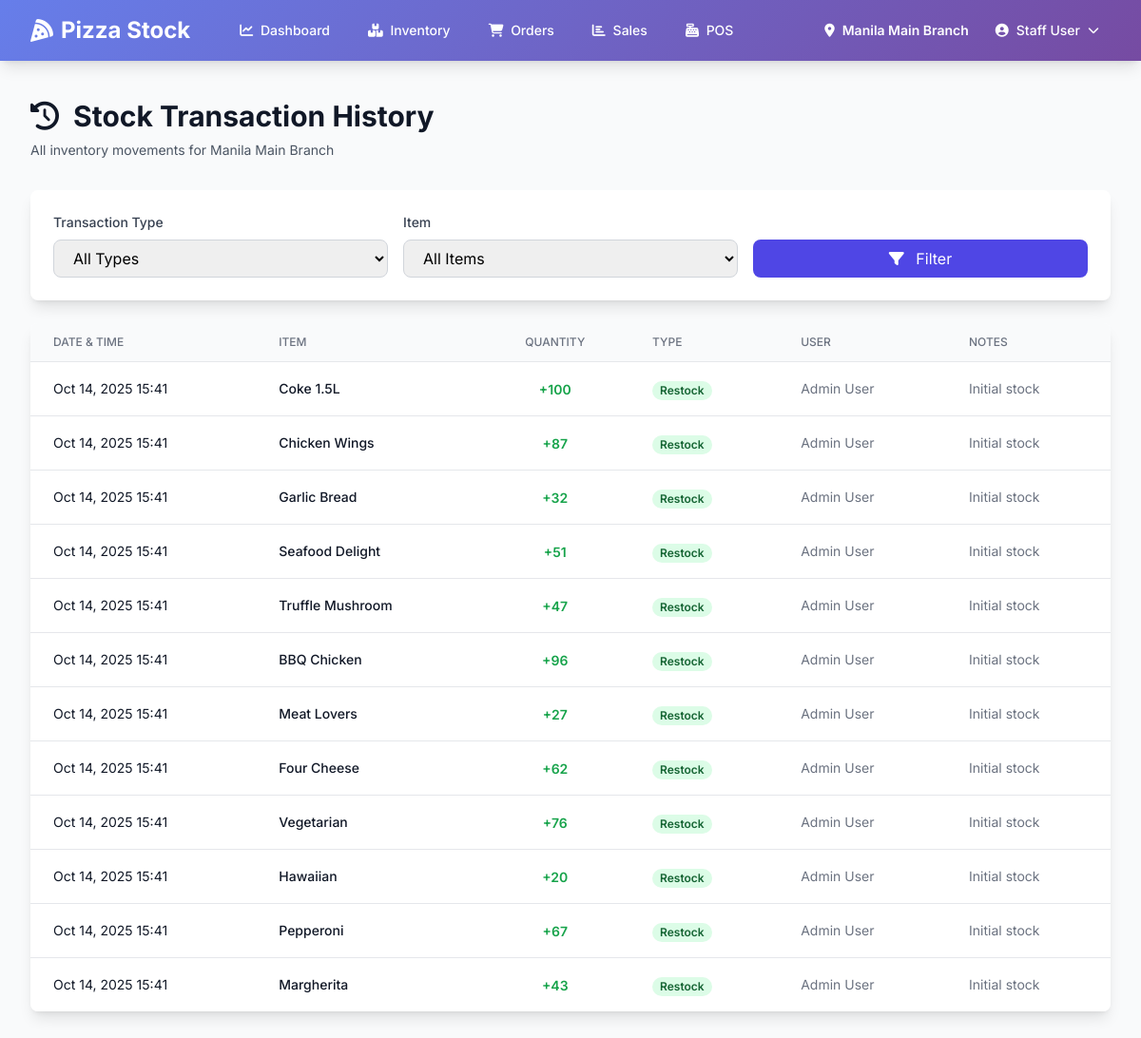
Before: /inventory/transactions/ (signed in) with the older database file.
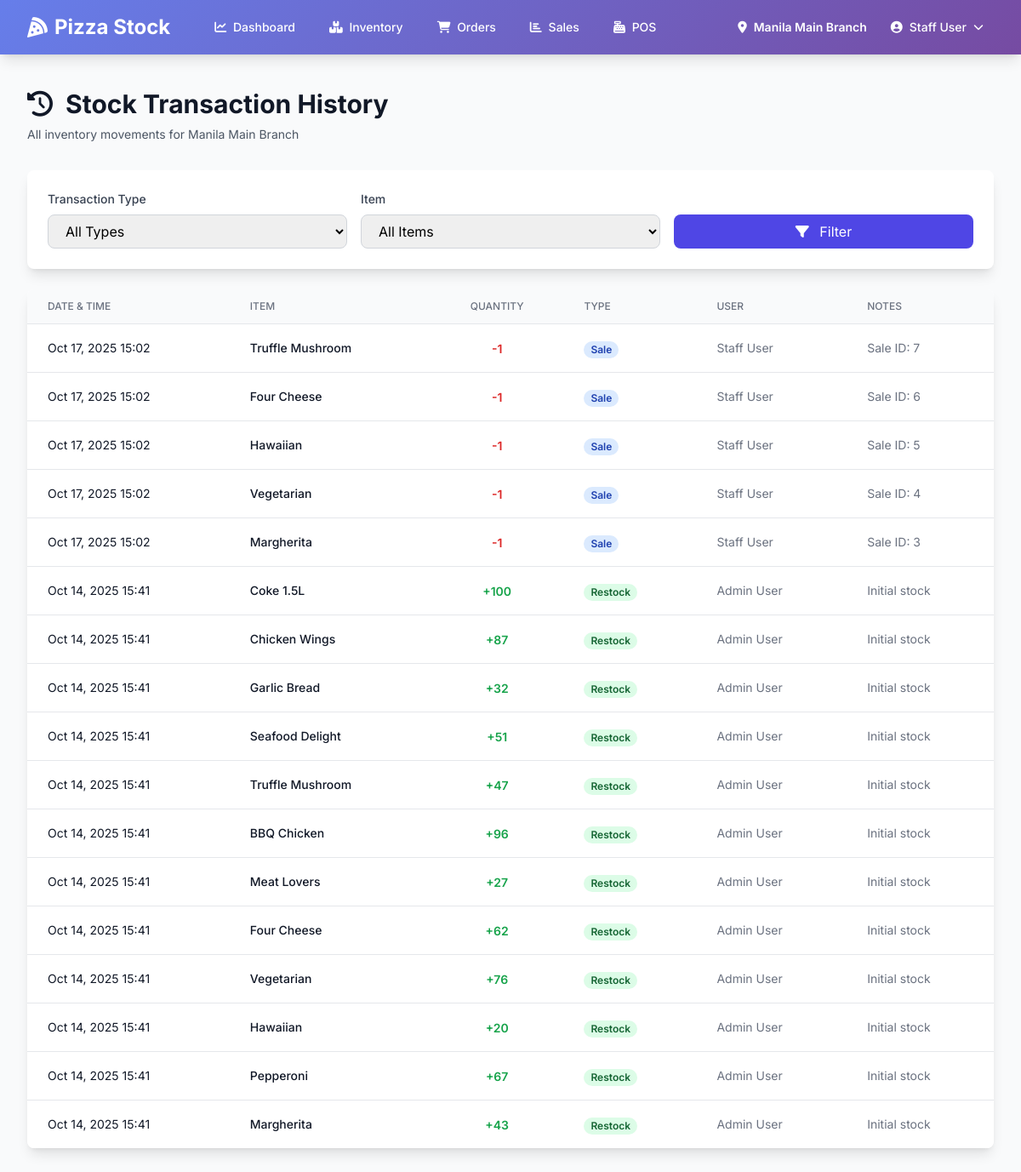
After: the same page with the newer database file.
### inventory/models.py (models this page shows, shortened)
class Branch(models.Model):
    name = models.CharField(max_length=100)
    code = models.CharField(max_length=20, unique=True)
    address = models.TextField()
    phone = models.CharField(max_length=20)
    is_active = models.BooleanField(default=True)
    qr_code = models.ImageField(upload_to='qr_codes/', blank=True, null=True)
    created_at = models.DateTimeField(auto_now_add=True)
    class Meta:
        ordering = ['name']
        verbose_name_plural = 'Branches'

class StockTransaction(models.Model):
    TRANSACTION_TYPES = [
        ('restock', 'Restock'),
        ('sale', 'Sale'),
        ('transfer', 'Transfer'),
        ('waste', 'Waste'),
        ('adjustment', 'Adjustment'),
    ]
    branch = models.ForeignKey(Branch, on_delete=models.CASCADE, related_name='transactions')
    sku = models.ForeignKey(SKU, on_delete=models.CASCADE, related_name='transactions')
    quantity = models.IntegerField()  # Can be negative for deductions
    transaction_type = models.CharField(max_length=20, choices=TRANSACTION_TYPES)
    notes = models.TextField(blank=True)
    user = models.ForeignKey('users.User', on_delete=models.SET_NULL, null=True, blank=True)
    created_at = models.DateTimeField(auto_now_add=True)
    class Meta:
        ordering = ['-created_at']

class SKU(models.Model):
    name = models.CharField(max_length=100)
    description = models.TextField(blank=True)
    category = models.ForeignKey(Category, on_delete=models.CASCADE, related_name='skus')
    price = models.DecimalField(max_digits=8, decimal_places=2, validators=[MinValueValidator(Decimal('0.01'))])
    image = models.ImageField(upload_to='sku_images/', blank=True, null=True)
    is_active = models.BooleanField(default=True)
    created_at = models.DateTimeField(auto_now_add=True)
    updated_at = models.DateTimeField(auto_now=True)
    class Meta:
        ordering = ['category', 'name']
        verbose_name = 'SKU'
        verbose_name_plural = 'SKUs'

### users/models.py (models this page shows, shortened)
class User(AbstractUser):
    ROLE_CHOICES = [
        ('admin', 'Admin'),
        ('manager', 'Manager'),
        ('staff', 'Staff'),
    ]
    role = models.CharField(max_length=20, choices=ROLE_CHOICES, default='staff')
    phone = models.CharField(max_length=20, blank=True)
    branches = models.ManyToManyField('inventory.Branch', related_name='users', blank=True)
    created_at = models.DateTimeField(auto_now_add=True)
    updated_at = models.DateTimeField(auto_now=True)
    class Meta:
        ordering = ['-date_joined']
    def get_full_name(self):
        return f"{self.first_name} {self.last_name}".strip()
    def is_admin(self):
        return self.role == 'admin' or self.is_superuser
    def is_manager(self):
        return self.role in ['admin', 'manager'] or self.is_superuser

### inventory/views.py (the view)
# urls.py: path("transactions/", views.transaction_history, name="transactions"),
@login_required
def transaction_history(request):
    branch = request.current_branch
    txn_type = request.GET.get('type', '')
    sku_id = request.GET.get('sku', '')
    transactions = StockTransaction.objects.filter(
        branch=branch
    ).select_related('sku', 'user')
    if txn_type:
        transactions = transactions.filter(transaction_type=txn_type)
    if sku_id:
        transactions = transactions.filter(sku_id=sku_id)
    paginator = Paginator(transactions, 30)
    page_number = request.GET.get('page')
    page_obj = paginator.get_page(page_number)
    skus = SKU.objects.filter(is_active=True).order_by('name')
    context = {
        'page_obj': page_obj,
        'skus': skus,
        'selected_type': txn_type,
        'selected_sku': sku_id,
        'transaction_types': StockTransaction.TRANSACTION_TYPES,
    }
    return render(request, 'inventory/transaction_history.html', context)

### templates/inventory/transaction_history.html (shortened to what this page needs)
{% extends 'base.html' %}
{% block content %}
<div class="max-w-7xl mx-auto px-4 sm:px-6 lg:px-8">
    <div class="mb-8">
        <h1 class="text-3xl font-bold text-gray-900">
            <i class="fas fa-history mr-2"></i>
            Stock Transaction History
        </h1>
        <p class="mt-2 text-sm text-gray-600">All inventory movements for {{ request.current_branch.name }}</p>
    </div>
    <div class="bg-white shadow-lg rounded-lg p-6 mb-6">
        <form method="GET" class="grid grid-cols-1 md:grid-cols-3 gap-4">
            <div>
                <label class="block text-sm font-medium text-gray-700 mb-2">Transaction Type</label>
                <select name="type" class="w-full px-4 py-2 border border-gray-300 rounded-lg focus:ring-2 focus:ring-indigo-500">
                    <option value="">All Types</option>
                </select>
            </div>
            <div>
                <label class="block text-sm font-medium text-gray-700 mb-2">Item</label>
                <select name="sku" class="w-full px-4 py-2 border border-gray-300 rounded-lg focus:ring-2 focus:ring-indigo-500">
                    <option value="">All Items</option>
                </select>
            </div>
            <div class="flex items-end">
                <button type="submit" class="w-full px-6 py-2 bg-indigo-600 text-white rounded-lg hover:bg-indigo-700">
                    <i class="fas fa-filter mr-2"></i> Filter
                </button>
            </div>
        </form>
    </div>
    <div class="bg-white shadow-lg rounded-lg overflow-hidden">
        <div class="overflow-x-auto">
            <table class="min-w-full divide-y divide-gray-200">
                <thead class="bg-gray-50">
                    <tr>
                        <th class="px-6 py-3 text-left text-xs font-medium text-gray-500 uppercase">Date & Time</th>
                        <th class="px-6 py-3 text-left text-xs font-medium text-gray-500 uppercase">Item</th>
                        <th class="px-6 py-3 text-center text-xs font-medium text-gray-500 uppercase">Quantity</th>
                        <th class="px-6 py-3 text-left text-xs font-medium text-gray-500 uppercase">Type</th>
                        <th class="px-6 py-3 text-left text-xs font-medium text-gray-500 uppercase">User</th>
                        <th class="px-6 py-3 text-left text-xs font-medium text-gray-500 uppercase">Notes</th>
                    </tr>
                </thead>
                <tbody class="bg-white divide-y divide-gray-200">
                    {% for txn in page_obj %}
                    <tr class="hover:bg-gray-50">
                        <td class="px-6 py-4 whitespace-nowrap text-sm text-gray-900">
                            {{ txn.created_at|date:"M d, Y H:i" }}
                        </td>
                        <td class="px-6 py-4 whitespace-nowrap text-sm font-medium text-gray-900">
                            {{ txn.sku.name }}
                        </td>
                        <td class="px-6 py-4 whitespace-nowrap text-center">
                            <span class="text-sm font-semibold {% if txn.quantity > 0 %}text-green-600{% else %}text-red-600{% endif %}">
                                {% if txn.quantity > 0 %}+{% endif %}{{ txn.quantity }}
                            </span>
                        </td>
                        <td class="px-6 py-4 whitespace-nowrap">
                            <span class="px-2 inline-flex text-xs leading-5 font-semibold rounded-full
                                {% if txn.transaction_type == 'restock' %}bg-green-100 text-green-800
                                {% elif txn.transaction_type == 'sale' %}bg-blue-100 text-blue-800
                                {% elif txn.transaction_type == 'waste' %}bg-red-100 text-red-800
                                {% elif txn.transaction_type == 'transfer' %}bg-purple-100 text-purple-800
                                {% else %}bg-gray-100 text-gray-800{% endif %}">
                                {{ txn.get_transaction_type_display }}
                            </span>
                        </td>
                        <td class="px-6 py-4 whitespace-nowrap text-sm text-gray-500">
                            {{ txn.user.get_full_name|default:txn.user.username|default:"System" }}
                        </td>
                        <td class="px-6 py-4 text-sm text-gray-500 max-w-xs truncate">
                            {{ txn.notes|default:"-" }}
                        </td>
                    </tr>
                    {% endfor %}
                </tbody>
            </table>
        </div>
    </div>
</div>
{% endblock %}

### templates/base.html (shortened to what this page needs)
<!DOCTYPE html>
<html lang="en" class="h-full bg-gray-50">
  <head>
    <script src="https://cdn.tailwindcss.com"></script>
    <link
      rel="stylesheet"
      href="https://cdnjs.cloudflare.com/ajax/libs/font-awesome/6.4.0/css/all.min.css"
    />
  </head>
  <body class="h-full">
    <div class="min-h-full">
      {% if user.is_authenticated %}
      <nav class="gradient-bg shadow-lg">
        <div class="mx-auto max-w-7xl px-4 sm:px-6 lg:px-8">
          <div class="flex h-16 justify-between items-center">
            <div class="flex items-center">
              <div class="flex-shrink-0">
                <h1 class="text-2xl font-bold text-white flex items-center">
                  <i class="fas fa-pizza-slice mr-2"></i>
                  Pizza Stock
                </h1>
              </div>
              <div class="hidden md:block ml-10">
                <div class="flex space-x-4">
                  <a
                    href="{% url 'reports:dashboard' %}"
                    class="text-white hover:bg-white hover:bg-opacity-20 px-3 py-2 rounded-md text-sm font-medium transition"
                  >
                    <i class="fas fa-chart-line mr-1"></i> Dashboard
                  </a>
                  <a
                    href="{% url 'inventory:dashboard' %}"
                    class="text-white hover:bg-white hover:bg-opacity-20 px-3 py-2 rounded-md text-sm font-medium transition"
                  >
                    <i class="fas fa-boxes mr-1"></i> Inventory
                  </a>
                  <a
                    href="{% url 'orders:dashboard' %}"
                    class="text-white hover:bg-white hover:bg-opacity-20 px-3 py-2 rounded-md text-sm font-medium transition"
                  >
                    <i class="fas fa-shopping-cart mr-1"></i> Orders
                  </a>
                  <a
                    href="{% url 'sales:dashboard' %}"
                    class="text-white hover:bg-white hover:bg-opacity-20 px-3 py-2 rounded-md text-sm font-medium transition"
                  >
                    <i class="fas fa-chart-bar mr-1"></i> Sales
                  </a>
                  <a
                    href="{% url 'sales:pos_dashboard' %}"
                    class="text-white hover:bg-white hover:bg-opacity-20 px-3 py-2 rounded-md text-sm font-medium transition"
                  >
                    <i class="fas fa-cash-register mr-1"></i> POS
                  </a>
                </div>
              </div>
            </div>
            <div class="flex items-center space-x-4">
              {% if request.current_branch %}
              <div class="text-white text-sm">
                <i class="fas fa-map-marker-alt mr-1"></i>
                <span class="font-semibold"
                  >{{ request.current_branch.name }}</span
                >
              </div>
              {% endif %}
              <div class="relative">
                <button
                  onclick="toggleDropdown()"
                  class="flex items-center text-white hover:bg-white hover:bg-opacity-20 px-3 py-2 rounded-md text-sm font-medium transition"
                >
                  <i class="fas fa-user-circle mr-2"></i>
                  {{ user.get_full_name|default:user.username }}
                  <i class="fas fa-chevron-down ml-2 text-xs"></i>
                </button>
              </div>
            </div>
          </div>
        </div>
      </nav>
      {% endif %}
      <main class="py-10">{% block content %}{% endblock %}</main>
    </div>
  </body>
</html>

### templates/base.html (style rules this page uses)
body { font-family: "Inter", sans-serif; }
.gradient-bg { background: linear-gradient(135deg, #667eea 0%, #764ba2 100%); }

Changed rows visible on the page:
added StockTransaction: created_at "Oct 17, 2025 15:02", sku.name "Truffle Mushroom", quantity "-1", transaction_type "Sale", user.get_full_name "Staff User", notes "Sale ID: 7"
added StockTransaction: created_at "Oct 17, 2025 15:02", sku.name "Four Cheese", quantity "-1", transaction_type "Sale", user.get_full_name "Staff User", notes "Sale ID: 6"
added StockTransaction: created_at "Oct 17, 2025 15:02", sku.name "Hawaiian", quantity "-1", transaction_type "Sale", user.get_full_name "Staff User", notes "Sale ID: 5"
added StockTransaction: created_at "Oct 17, 2025 15:02", sku.name "Vegetarian", quantity "-1", transaction_type "Sale", user.get_full_name "Staff User", notes "Sale ID: 4"
added StockTransaction: created_at "Oct 17, 2025 15:02", sku.name "Margherita", quantity "-1", transaction_type "Sale", user.get_full_name "Staff User", notes "Sale ID: 3"
